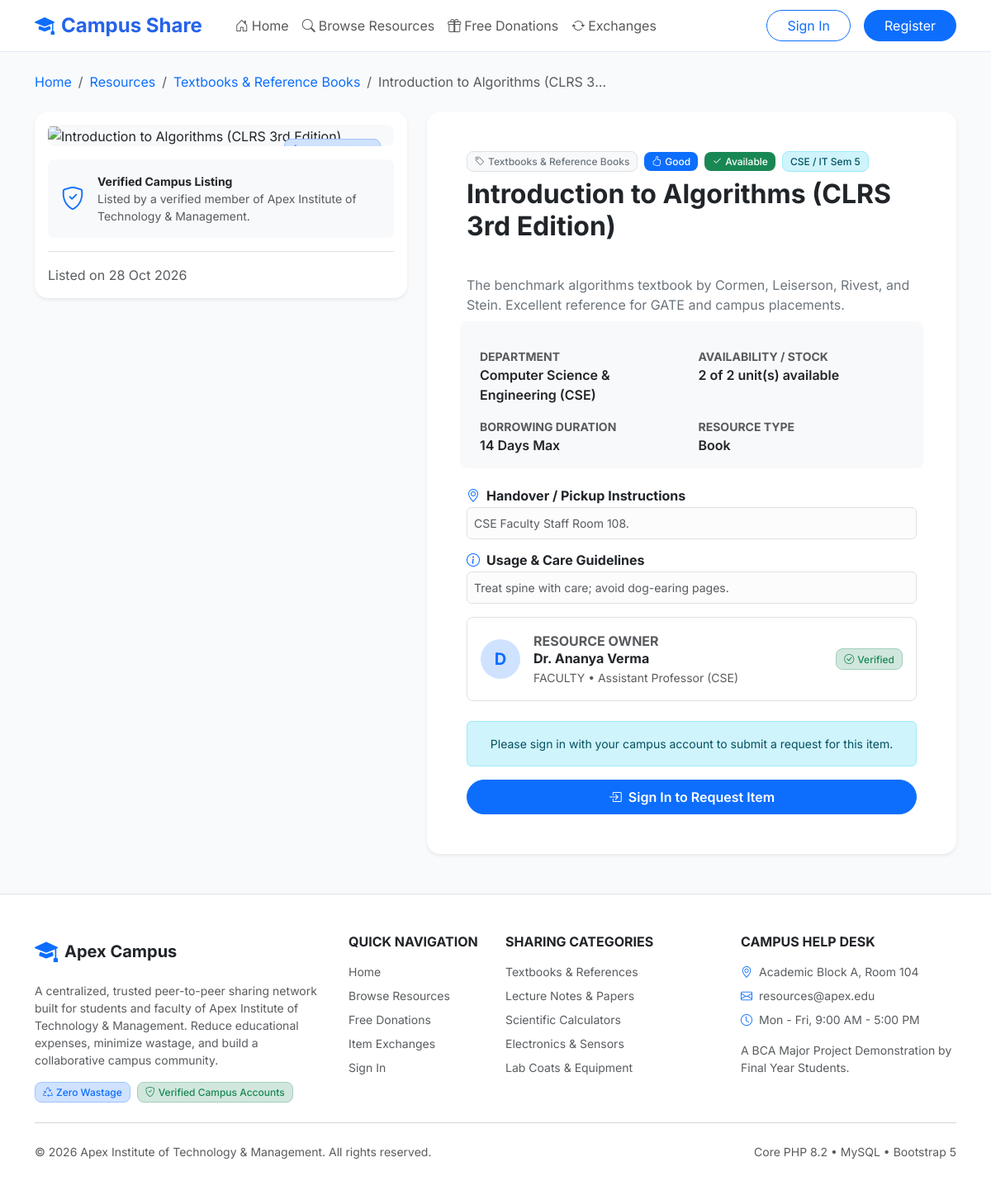
Screenshot of /student/resource_details.php?id=10 with the database file from the repository.
### tables this page shows
CREATE TABLE `resources` (
    `id` INT AUTO_INCREMENT PRIMARY KEY,
    `owner_id` INT NOT NULL,
    `category_id` INT NOT NULL,
    `department_id` INT NULL,
    `title` VARCHAR(200) NOT NULL,
    `description` TEXT NOT NULL,
    `resource_type` ENUM('book', 'notes', 'calculator', 'stationery', 'electronics', 'lab_equipment', 'engineering_tool', 'sports', 'art_supplies', 'hostel_item', 'other') NOT NULL DEFAULT 'book',
    `sharing_method` ENUM('borrow', 'donate', 'exchange', 'temporary_use') NOT NULL DEFAULT 'borrow',
    `condition_status` ENUM('new', 'like_new', 'good', 'fair', 'poor') NOT NULL DEFAULT 'good',
    `total_quantity` INT NOT NULL DEFAULT 1,
    `available_quantity` INT NOT NULL DEFAULT 1,
    `borrowing_duration_days` INT NOT NULL DEFAULT 7,
    `exchange_requirements` TEXT NULL,
    `collection_instructions` TEXT NULL,
    `usage_instructions` TEXT NULL,
    `image_path` VARCHAR(255) NULL,
    `course_semester_tag` VARCHAR(100) NULL,
    `availability_status` ENUM('available', 'reserved', 'borrowed', 'unavailable', 'under_review') NOT NULL DEFAULT 'available',
    `moderation_status` ENUM('approved', 'pending_approval', 'rejected') NOT NULL DEFAULT 'approved',
    `created_at` TIMESTAMP DEFAULT CURRENT_TIMESTAMP,
    `updated_at` TIMESTAMP DEFAULT CURRENT_TIMESTAMP ON UPDATE CURRENT_TIMESTAMP,
    INDEX `idx_res_owner` (`owner_id`),
    INDEX `idx_res_category` (`category_id`),
    INDEX `idx_res_dept` (`department_id`),
    INDEX `idx_res_method` (`sharing_method`),
    INDEX `idx_res_status` (`availability_status`),
    INDEX `idx_res_moderation` (`moderation_status`),
    INDEX `idx_res_type` (`resource_type`),
    INDEX `idx_res_condition` (`condition_status`),
    CONSTRAINT `fk_resources_owner` FOREIGN KEY (`owner_id`) REFERENCES `users`(`id`) ON DELETE CASCADE,
    CONSTRAINT `fk_resources_category` FOREIGN KEY (`category_id`) REFERENCES `categories`(`id`) ON DELETE RESTRICT,
    CONSTRAINT `fk_resources_department` FOREIGN KEY (`department_id`) REFERENCES `departments`(`id`) ON DELETE SET NULL
);

CREATE TABLE `categories` (
    `id` INT AUTO_INCREMENT PRIMARY KEY,
    `category_name` VARCHAR(100) NOT NULL UNIQUE,
    `slug` VARCHAR(100) NOT NULL UNIQUE,
    `description` TEXT NULL,
    `icon_class` VARCHAR(50) DEFAULT 'bi-box-seam',
    `status` ENUM('active', 'inactive') DEFAULT 'active',
    `created_at` TIMESTAMP DEFAULT CURRENT_TIMESTAMP
);

CREATE TABLE `departments` (
    `id` INT AUTO_INCREMENT PRIMARY KEY,
    `department_name` VARCHAR(100) NOT NULL,
    `department_code` VARCHAR(20) NOT NULL UNIQUE,
    `status` ENUM('active', 'inactive') DEFAULT 'active',
    `created_at` TIMESTAMP DEFAULT CURRENT_TIMESTAMP
);

CREATE TABLE `users` (
    `id` INT AUTO_INCREMENT PRIMARY KEY,
    `full_name` VARCHAR(100) NOT NULL,
    `email` VARCHAR(150) NOT NULL UNIQUE,
    `password_hash` VARCHAR(255) NOT NULL,
    `institution_id` VARCHAR(50) NOT NULL UNIQUE,
    `department_id` INT NULL,
    `role` ENUM('student', 'faculty', 'admin') NOT NULL DEFAULT 'student',
    `course` VARCHAR(100) NULL,
    `semester` INT NULL,
    `designation` VARCHAR(100) NULL,
    `phone` VARCHAR(30) NULL,
    `profile_image` VARCHAR(255) NULL,
    `account_status` ENUM('active', 'suspended', 'pending') NOT NULL DEFAULT 'active',
    `created_at` TIMESTAMP DEFAULT CURRENT_TIMESTAMP,
    `updated_at` TIMESTAMP DEFAULT CURRENT_TIMESTAMP ON UPDATE CURRENT_TIMESTAMP,
    INDEX `idx_users_role` (`role`),
    INDEX `idx_users_status` (`account_status`),
    CONSTRAINT `fk_users_department` FOREIGN KEY (`department_id`) REFERENCES `departments`(`id`) ON DELETE SET NULL
);

### services/ResourceService.php (called while the page is built, shortened)
<?php
require_once __DIR__ . '/../config/database.php';
require_once __DIR__ . '/../includes/functions.php';
class ResourceService {
    private PDO $db;
    public function __construct() {
        $this->db = Database::getConnection();
    }
    public function getById(int $id): ?array {
        check_and_update_overdue_transactions();
        $stmt = $this->db->prepare("
            SELECT r.*,
                   c.category_name, c.slug as category_slug, c.icon_class,
                   d.department_name, d.department_code,
                   u.full_name as owner_name, u.role as owner_role, u.institution_id as owner_inst_id,
                   u.course as owner_course, u.semester as owner_semester, u.designation as owner_designation
            FROM resources r
            JOIN categories c ON r.category_id = c.id
            LEFT JOIN departments d ON r.department_id = d.id
            JOIN users u ON r.owner_id = u.id
            WHERE r.id = ?
        ");
        $stmt->execute([$id]);
        $res = $stmt->fetch();
        return $res ?: null;
    }
}

### config/database.php (called while the page is built, shortened)
<?php
class Database {
    private static ?PDO $instance = null;
    private static string $host = '127.0.0.1';
    private static string $port = '3306';
    private static string $dbName = 'campus_resource_sharing';
    private static string $username = 'root';
    private static string $password = '';
    private static string $charset = 'utf8mb4';
    public static function getConnection(): PDO {
        if (self::$instance === null) {
            $host = getenv('DB_HOST') ?: self::$host;
            $port = getenv('DB_PORT') ?: self::$port;
            $dbName = getenv('DB_NAME') ?: self::$dbName;
            $username = getenv('DB_USER') ?: self::$username;
            $password = getenv('DB_PASS') !== false ? getenv('DB_PASS') : self::$password;
            $dsn = "mysql:host={$host};port={$port};dbname={$dbName};charset=" . self::$charset;
            $options = [
                PDO::ATTR_ERRMODE            => PDO::ERRMODE_EXCEPTION,
                PDO::ATTR_DEFAULT_FETCH_MODE => PDO::FETCH_ASSOC,
                PDO::ATTR_EMULATE_PREPARES   => false,
                PDO::MYSQL_ATTR_INIT_COMMAND => "SET NAMES " . self::$charset
            ];
            try {
                self::$instance = new PDO($dsn, $username, $password, $options);
            } catch (PDOException $e) {
                error_log("Database Connection Failed: " . $e->getMessage());
                die("A database error occurred. Please ensure MySQL is running in XAMPP and the database is configured.");
            }
        }
        return self::$instance;
    }
}

### includes/auth.php (called while the page is built, shortened)
<?php
function is_logged_in(): bool {
    return !empty($_SESSION['user_id']) && !empty($_SESSION['user_role']);
}

### student/resource_details.php (the view, shortened to what this page needs)
<?php
require_once BASE_PATH . '/services/ResourceService.php';
$resId = (int)($_GET['id'] ?? 0);
$resourceService = new ResourceService();
$resource = $resourceService->getById($resId);
$currentUser = is_logged_in() ? current_user() : null;
$isOwner = $currentUser && ((int)$currentUser['id'] === (int)$resource['owner_id']);
require_once BASE_PATH . '/includes/header.php';
?>
<div class="container py-4">
    <nav aria-label="breadcrumb" class="mb-4">
        <ol class="breadcrumb small">
            <li class="breadcrumb-item"><a href="<?= APP_URL ?>/index.php" class="text-decoration-none">Home</a></li>
            <li class="breadcrumb-item"><a href="<?= APP_URL ?>/student/browse_resources.php" class="text-decoration-none">Resources</a></li>
            <li class="breadcrumb-item"><a href="<?= APP_URL ?>/student/browse_resources.php?category_id=<?= $resource['category_id'] ?>" class="text-decoration-none"><?= e($resource['category_name']) ?></a></li>
            <li class="breadcrumb-item active text-truncate" style="max-width: 300px;"><?= e($resource['title']) ?></li>
        </ol>
    </nav>
    <div class="row g-4">
        <div class="col-lg-5">
            <div class="card border-0 rounded-4 shadow-sm bg-white overflow-hidden p-3 sticky-top" style="top: 80px;">
                <div class="rounded-3 overflow-hidden bg-light position-relative" style="max-height: 400px;">
                    <img src="<?= get_resource_image_url($resource['image_path'], (int)$resource['category_id']) ?>" alt="<?= e($resource['title']) ?>" class="w-100 h-auto object-fit-cover">
                    <div class="position-absolute top-0 end-0 m-3">
                        <?= method_badge($resource['sharing_method']) ?>
                    </div>
                </div>
                <div class="mt-3 p-3 bg-light rounded-3 d-flex align-items-center gap-3">
                    <i class="bi bi-shield-check text-primary fs-3 flex-shrink-0"></i>
                    <div class="small">
                        <span class="fw-bold d-block text-dark">Verified Campus Listing</span>
                        <span class="text-muted text-xs">Listed by a verified member of <?= e(INSTITUTION_NAME) ?>.</span>
                    </div>
                </div>
                <div class="d-flex justify-content-between align-items-center mt-3 pt-3 border-top">
                    <span class="text-xs text-muted">Listed on <?= format_date($resource['created_at']) ?></span>
                </div>
            </div>
        </div>
        <div class="col-lg-7">
            <div class="card border-0 rounded-4 shadow-sm bg-white p-4 p-md-5 mb-4">
                <div class="d-flex flex-wrap align-items-center gap-2 mb-2">
                    <span class="badge bg-light text-secondary border"><i class="bi bi-tag me-1"></i><?= e($resource['category_name']) ?></span>
                    <?= condition_badge($resource['condition_status']) ?>
                    <?= status_badge($resource['availability_status']) ?>
                    <?php if (!empty($resource['course_semester_tag'])): ?>
                        <span class="badge bg-info-subtle text-info-emphasis border border-info-subtle"><?= e($resource['course_semester_tag']) ?></span>
                    <?php endif; ?>
                </div>
                <h2 class="fw-bold text-dark mb-3"><?= e($resource['title']) ?></h2>
                <p class="text-secondary leading-relaxed mb-4" style="white-space: pre-line;">
                    <?= e($resource['description']) ?>
                </p>
                <div class="row g-3 p-3 bg-light rounded-3 mb-4">
                    <div class="col-sm-6">
                        <small class="text-muted d-block text-xs text-uppercase fw-bold">Department</small>
                        <span class="fw-semibold text-dark"><?= e($resource['department_name'] ?? 'General Campus') ?> (<?= e($resource['department_code'] ?? 'ALL') ?>)</span>
                    </div>
                    <div class="col-sm-6">
                        <small class="text-muted d-block text-xs text-uppercase fw-bold">Availability / Stock</small>
                        <span class="fw-semibold text-dark"><?= $resource['available_quantity'] ?> of <?= $resource['total_quantity'] ?> unit(s) available</span>
                    </div>
                    <div class="col-sm-6">
                        <small class="text-muted d-block text-xs text-uppercase fw-bold">Borrowing Duration</small>
                        <span class="fw-semibold text-dark"><?= $resource['borrowing_duration_days'] ?> Days Max</span>
                    </div>
                    <div class="col-sm-6">
                        <small class="text-muted d-block text-xs text-uppercase fw-bold">Resource Type</small>
                        <span class="fw-semibold text-dark"><?= e(ucwords(str_replace('_', ' ', $resource['resource_type']))) ?></span>
                    </div>
                </div>
                <?php if (!empty($resource['collection_instructions'])): ?>
                    <div class="mb-3">
                        <h6 class="fw-bold text-dark mb-1"><i class="bi bi-geo-alt text-primary me-2"></i>Handover / Pickup Instructions</h6>
                        <p class="small text-muted mb-0 bg-light-subtle p-2 rounded-2 border"><?= e($resource['collection_instructions']) ?></p>
                    </div>
                <?php endif; ?>
                <?php if (!empty($resource['usage_instructions'])): ?>
                    <div class="mb-3">
                        <h6 class="fw-bold text-dark mb-1"><i class="bi bi-info-circle text-primary me-2"></i>Usage & Care Guidelines</h6>
                        <p class="small text-muted mb-0 bg-light-subtle p-2 rounded-2 border"><?= e($resource['usage_instructions']) ?></p>
                    </div>
                <?php endif; ?>
                <div class="p-3 border rounded-3 d-flex align-items-center justify-content-between mb-4">
                    <div class="d-flex align-items-center gap-3">
                        <div class="rounded-circle bg-primary-subtle text-primary d-flex align-items-center justify-content-center fw-bold fs-5" style="width: 48px; height: 48px;">
                            <?= strtoupper(substr($resource['owner_name'], 0, 1)) ?>
                        </div>
                        <div>
                            <span class="text-xs text-muted text-uppercase fw-bold">Resource Owner</span>
                            <h6 class="mb-0 fw-bold text-dark"><?= e($resource['owner_name']) ?></h6>
                            <small class="text-muted text-xs"><?= strtoupper(e($resource['owner_role'])) ?> &bull; <?= e($resource['owner_course'] ?? $resource['owner_designation'] ?? 'Campus Member') ?></small>
                        </div>
                    </div>
                    <span class="badge bg-success-subtle text-success border border-success-subtle"><i class="bi bi-check-circle me-1"></i>Verified</span>
                </div>
                <div class="d-grid gap-2">
                    <?php if ($isOwner): ?>
                        <div class="alert alert-secondary text-center small mb-2">
                            <i class="bi bi-person-check me-1"></i> You are the owner of this listed resource.
                        </div>
                        <div class="d-flex gap-2">
                            <a href="<?= APP_URL ?>/student/edit_resource.php?id=<?= $resource['id'] ?>" class="btn btn-outline-primary rounded-pill py-2 flex-grow-1 fw-semibold">
                                <i class="bi bi-pencil me-1"></i> Edit Listing
                            </a>
                            <a href="<?= APP_URL ?>/student/lending_requests.php" class="btn btn-primary rounded-pill py-2 flex-grow-1 fw-semibold">
                                <i class="bi bi-inbox me-1"></i> View Incoming Requests
                            </a>
                        </div>
                    <?php elseif (!is_logged_in()): ?>
                        <div class="alert alert-info text-center small mb-2">
                            Please sign in with your campus account to submit a request for this item.
                        </div>
                        <a href="<?= APP_URL ?>/login.php?redirect=student/resource_details.php?id=<?= $resource['id'] ?>" class="btn btn-primary rounded-pill py-2 fw-semibold">
                            <i class="bi bi-box-arrow-in-right me-1"></i> Sign In to Request Item
                        </a>
                    <?php else: ?>
                        <button type="button" class="btn btn-secondary rounded-pill py-2 fw-semibold" disabled>
                            <i class="bi bi-slash-circle me-1"></i> Currently Unavailable / In Use
                        </button>
                    <?php endif; ?>
                </div>
            </div>
        </div>
    </div>
</div>
<?php require_once BASE_PATH . '/includes/footer.php'; ?>

### assets/css/style.css (style rules this page uses)
:root { --primary-color: #2563eb; --primary-hover: #1d4ed8; --primary-subtle: #eff6ff; --secondary-color: #4f46e5; --accent-color: #06b6d4; --success-color: #10b981; --warning-color: #f59e0b; --danger-color: #ef4444; --bg-main: #f8fafc; --card-bg: #ffffff; --text-primary: #1e293b; --text-secondary: #64748b; --border-color: #e2e8f0; --card-shadow: 0 4px 16px -2px rgba(15, 23, 42, 0.06), 0 2px 6px -2px rgba(15, 23, 42, 0.04); --card-hover-shadow: 0 12px 28px -4px rgba(15, 23, 42, 0.12), 0 4px 10px -2px rgba(15, 23, 42, 0.05); }
body { font-family: 'Inter', system-ui, -apple-system, BlinkMacSystemFont, "Segoe UI", Roboto, "Helvetica Neue", Arial, sans-serif; background-color: var(--bg-main); color: var(--text-primary); min-height: 100vh; display: flex; flex-direction: column; }
.badge { padding: 0.45em 0.75em; font-weight: 500; border-radius: 8px; }

### rows the page displays
resources: category.category_name "Textbooks & Reference Books", title "Introduction to Algorithms (CLRS 3…", created_at "28 Oct 2026", course_semester_tag "CSE / IT Sem 5", title "Introduction to Algorithms (CLRS 3rd Edition)", description "The benchmark algorithms textbook by Cormen, Leiserson, Rivest, and Stein. Excellent reference for GATE and campus placements.", department.department_name "Computer Science & Engineering", department.department_code "CSE", available_quantity "2", total_quantity "2", borrowing_duration_days "14", resource_type "Book", collection_instructions "CSE Faculty Staff Room 108.", usage_instructions "Treat spine with care; avoid dog-earing pages.", owner.full_name "D", owner.full_name "Dr. Ananya Verma", owner.role "FACULTY", owner.designation "Assistant Professor (CSE)"

### other values shown
INSTITUTION_NAME "Apex Institute of Technology & Management"
APP_NAME "Apex Campus"
get_setting('campus_help_desk', 'Academic Block A, Room 104') "Academic Block A, Room 104"
get_setting('campus_contact_email', 'resources@apex.edu') "resources@apex.edu"
